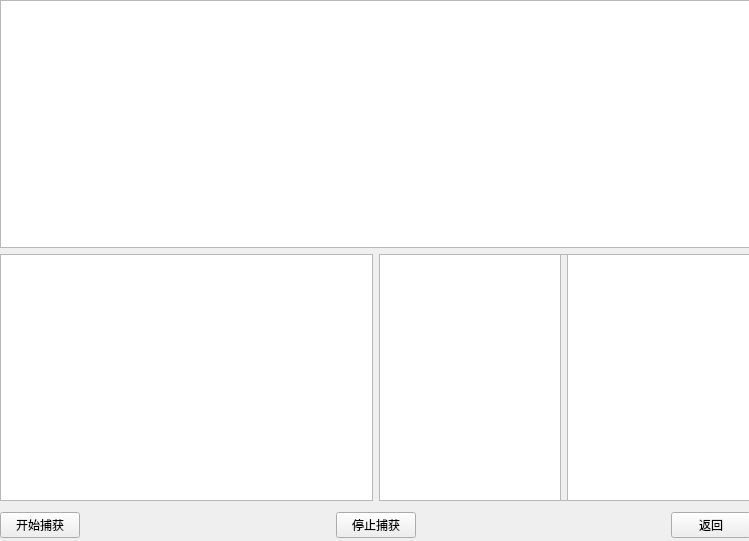
<?xml version="1.0" encoding="UTF-8"?>
<ui version="4.0">
 <class>CapPage</class>
 <widget class="QWidget" name="CapPage">
  <property name="geometry">
   <rect>
    <x>0</x>
    <y>0</y>
    <width>749</width>
    <height>541</height>
   </rect>
  </property>
  <property name="windowTitle">
   <string>Form</string>
  </property>
  <widget class="QWidget" name="verticalLayoutWidget">
   <property name="geometry">
    <rect>
     <x>0</x>
     <y>0</y>
     <width>751</width>
     <height>501</height>
    </rect>
   </property>
   <layout class="QVBoxLayout" name="verticalLayout">
    <item>
     <widget class="QTableView" name="packetsBriefTableView"/>
    </item>
    <item>
     <layout class="QHBoxLayout" name="horizontalLayout_12">
      <item>
       <widget class="QTreeView" name="packetDetailTreeView_4"/>
      </item>
      <item>
       <widget class="QScrollArea" name="packetRawScrollArea_4">
        <property name="widgetResizable">
         <bool>true</bool>
        </property>
        <widget class="QWidget" name="scrollAreaWidgetContents_8">
         <property name="geometry">
          <rect>
           <x>0</x>
           <y>0</y>
           <width>368</width>
           <height>242</height>
          </rect>
         </property>
         <widget class="QWidget" name="horizontalLayoutWidget_8">
          <property name="geometry">
           <rect>
            <x>-1</x>
            <y>-1</y>
            <width>371</width>
            <height>251</height>
           </rect>
          </property>
          <layout class="QHBoxLayout" name="horizontalLayout_13">
           <item>
            <widget class="QTextBrowser" name="packetHexBrowser_4"/>
           </item>
           <item>
            <widget class="QTextBrowser" name="packetAsciiBroswer_4"/>
           </item>
          </layout>
         </widget>
        </widget>
       </widget>
      </item>
     </layout>
    </item>
   </layout>
  </widget>
  <widget class="QWidget" name="horizontalLayoutWidget_5">
   <property name="geometry">
    <rect>
     <x>0</x>
     <y>510</y>
     <width>751</width>
     <height>31</height>
    </rect>
   </property>
   <layout class="QHBoxLayout" name="horizontalLayout_9">
    <item>
     <widget class="QPushButton" name="startButton">
      <property name="text">
       <string>开始捕获</string>
      </property>
     </widget>
    </item>
    <item>
     <spacer name="horizontalSpacer_2">
      <property name="orientation">
       <enum>Qt::Horizontal</enum>
      </property>
      <property name="sizeHint" stdset="0">
       <size>
        <width>40</width>
        <height>20</height>
       </size>
      </property>
     </spacer>
    </item>
    <item>
     <widget class="QPushButton" name="stopButton">
      <property name="text">
       <string>停止捕获</string>
      </property>
     </widget>
    </item>
    <item>
     <spacer name="horizontalSpacer">
      <property name="orientation">
       <enum>Qt::Horizontal</enum>
      </property>
      <property name="sizeHint" stdset="0">
       <size>
        <width>40</width>
        <height>20</height>
       </size>
      </property>
     </spacer>
    </item>
    <item>
     <widget class="QPushButton" name="backButton">
      <property name="text">
       <string>返回</string>
      </property>
     </widget>
    </item>
   </layout>
  </widget>
 </widget>
 <resources/>
 <connections/>
</ui>
